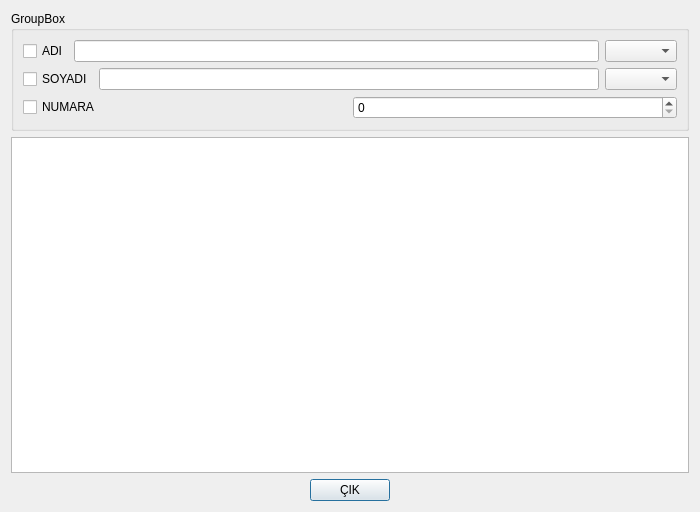
<?xml version="1.0" encoding="UTF-8"?>
<ui version="4.0">
 <class>ogrenciListesi</class>
 <widget class="QDialog" name="ogrenciListesi">
  <property name="geometry">
   <rect>
    <x>0</x>
    <y>0</y>
    <width>700</width>
    <height>512</height>
   </rect>
  </property>
  <property name="minimumSize">
   <size>
    <width>700</width>
    <height>500</height>
   </size>
  </property>
  <property name="maximumSize">
   <size>
    <width>700</width>
    <height>700</height>
   </size>
  </property>
  <property name="windowTitle">
   <string>Dialog</string>
  </property>
  <layout class="QGridLayout" name="gridLayout_9">
   <item row="0" column="0">
    <layout class="QGridLayout" name="gridLayout_8">
     <item row="1" column="0">
      <widget class="QTableWidget" name="tableWidget_ogrenci">
       <property name="enabled">
        <bool>true</bool>
       </property>
      </widget>
     </item>
     <item row="0" column="0">
      <widget class="QGroupBox" name="groupBox">
       <property name="title">
        <string>GroupBox</string>
       </property>
       <layout class="QGridLayout" name="gridLayout_7">
        <item row="0" column="0">
         <layout class="QGridLayout" name="gridLayout">
          <item row="0" column="0">
           <widget class="QCheckBox" name="checkBox_adi">
            <property name="text">
             <string>ADI</string>
            </property>
           </widget>
          </item>
          <item row="0" column="1">
           <widget class="QLineEdit" name="lineEdit_adi"/>
          </item>
          <item row="0" column="2">
           <widget class="QComboBox" name="comboBox_adiile"/>
          </item>
         </layout>
        </item>
        <item row="2" column="0">
         <layout class="QGridLayout" name="gridLayout_3">
          <item row="0" column="0">
           <widget class="QCheckBox" name="checkBox_numara">
            <property name="text">
             <string>NUMARA</string>
            </property>
           </widget>
          </item>
          <item row="0" column="1">
           <widget class="QSpinBox" name="spinBox_numara"/>
          </item>
         </layout>
        </item>
        <item row="1" column="0">
         <layout class="QGridLayout" name="gridLayout_2">
          <item row="0" column="0">
           <widget class="QCheckBox" name="checkBox_soyadi">
            <property name="text">
             <string>SOYADI</string>
            </property>
           </widget>
          </item>
          <item row="0" column="1">
           <widget class="QLineEdit" name="lineEdit_soyadi"/>
          </item>
          <item row="0" column="2">
           <widget class="QComboBox" name="comboBox_soyadiile"/>
          </item>
         </layout>
        </item>
       </layout>
      </widget>
     </item>
    </layout>
   </item>
   <item row="1" column="0">
    <layout class="QHBoxLayout" name="horizontalLayout">
     <item>
      <spacer name="horizontalSpacer_2">
       <property name="orientation">
        <enum>Qt::Horizontal</enum>
       </property>
       <property name="sizeHint" stdset="0">
        <size>
         <width>40</width>
         <height>20</height>
        </size>
       </property>
      </spacer>
     </item>
     <item>
      <widget class="QPushButton" name="pushButton_cik">
       <property name="text">
        <string>ÇIK</string>
       </property>
      </widget>
     </item>
     <item>
      <spacer name="horizontalSpacer">
       <property name="orientation">
        <enum>Qt::Horizontal</enum>
       </property>
       <property name="sizeHint" stdset="0">
        <size>
         <width>40</width>
         <height>20</height>
        </size>
       </property>
      </spacer>
     </item>
    </layout>
   </item>
  </layout>
 </widget>
 <resources/>
 <connections>
  <connection>
   <sender>checkBox_soyadi</sender>
   <signal>clicked(bool)</signal>
   <receiver>lineEdit_soyadi</receiver>
   <slot>setEnabled(bool)</slot>
   <hints>
    <hint type="sourcelabel">
     <x>55</x>
     <y>89</y>
    </hint>
    <hint type="destinationlabel">
     <x>139</x>
     <y>91</y>
    </hint>
   </hints>
  </connection>
  <connection>
   <sender>checkBox_numara</sender>
   <signal>clicked(bool)</signal>
   <receiver>spinBox_numara</receiver>
   <slot>setEnabled(bool)</slot>
   <hints>
    <hint type="sourcelabel">
     <x>56</x>
     <y>120</y>
    </hint>
    <hint type="destinationlabel">
     <x>676</x>
     <y>122</y>
    </hint>
   </hints>
  </connection>
  <connection>
   <sender>checkBox_adi</sender>
   <signal>clicked(bool)</signal>
   <receiver>comboBox_adiile</receiver>
   <slot>setEnabled(bool)</slot>
   <hints>
    <hint type="sourcelabel">
     <x>47</x>
     <y>45</y>
    </hint>
    <hint type="destinationlabel">
     <x>676</x>
     <y>61</y>
    </hint>
   </hints>
  </connection>
  <connection>
   <sender>checkBox_adi</sender>
   <signal>clicked(bool)</signal>
   <receiver>lineEdit_adi</receiver>
   <slot>setEnabled(bool)</slot>
   <hints>
    <hint type="sourcelabel">
     <x>34</x>
     <y>50</y>
    </hint>
    <hint type="destinationlabel">
     <x>126</x>
     <y>53</y>
    </hint>
   </hints>
  </connection>
  <connection>
   <sender>checkBox_soyadi</sender>
   <signal>clicked(bool)</signal>
   <receiver>comboBox_soyadiile</receiver>
   <slot>setEnabled(bool)</slot>
   <hints>
    <hint type="sourcelabel">
     <x>62</x>
     <y>79</y>
    </hint>
    <hint type="destinationlabel">
     <x>676</x>
     <y>91</y>
    </hint>
   </hints>
  </connection>
  <connection>
   <sender>pushButton_cik</sender>
   <signal>clicked()</signal>
   <receiver>ogrenciListesi</receiver>
   <slot>accept()</slot>
   <hints>
    <hint type="sourcelabel">
     <x>371</x>
     <y>490</y>
    </hint>
    <hint type="destinationlabel">
     <x>477</x>
     <y>483</y>
    </hint>
   </hints>
  </connection>
 </connections>
</ui>
